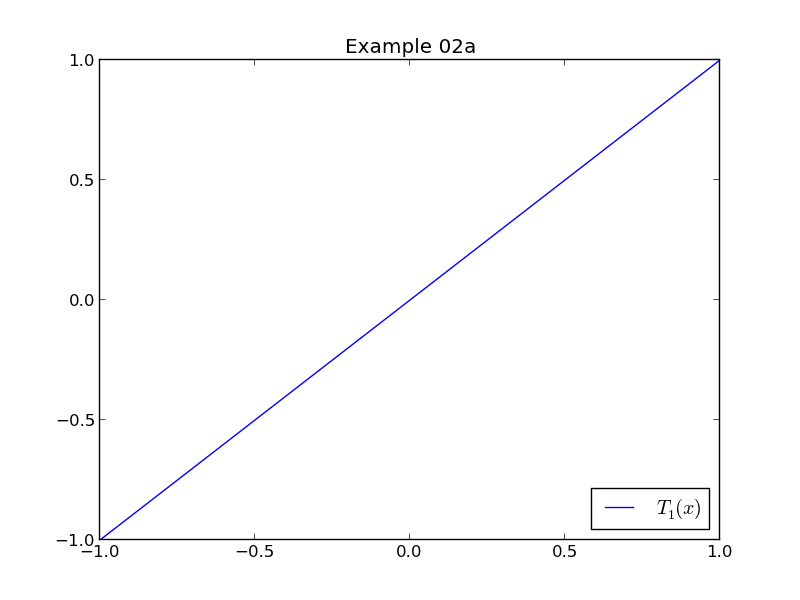

Recreate this plot in Python.
import matplotlib.pyplot as pyplot
import plotdata

# Plot y against x
pyplot.plot(plotdata.data02x, plotdata.data02ya, label='$T_{1}(x)$')

# Set a legend
pyplot.legend(loc='lower right')

# Set a title
pyplot.title('Example 02a')

# Create the graph
pyplot.savefig('example02a.png')
